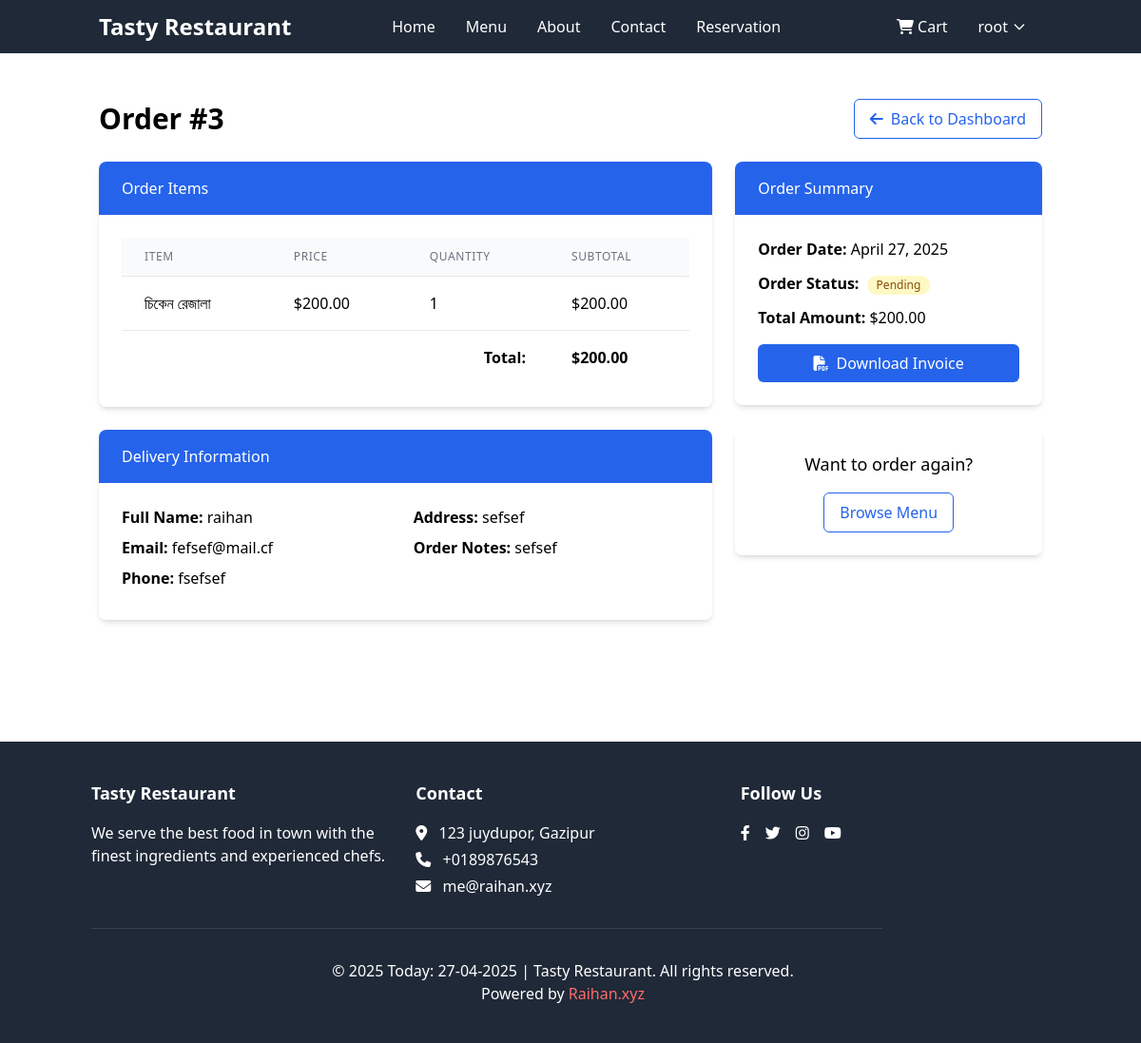
The page /user/order-detail/3/ (signed in) on the database its author committed.
### user/models.py (models this page shows, shortened)
class Order(models.Model):
    STATUS_CHOICES = (
        ('pending', 'Pending'),
        ('processing', 'Processing'),
        ('completed', 'Completed'),
        ('cancelled', 'Cancelled'),
    )
    user = models.ForeignKey(User, on_delete=models.CASCADE, related_name='orders')
    full_name = models.CharField(max_length=100)
    email = models.EmailField()
    phone = models.CharField(max_length=20)
    address = models.TextField()
    order_notes = models.TextField(blank=True)
    total_amount = models.DecimalField(max_digits=10, decimal_places=2)
    status = models.CharField(max_length=20, choices=STATUS_CHOICES, default='pending')
    created_at = models.DateTimeField(auto_now_add=True)
    updated_at = models.DateTimeField(auto_now=True)

class OrderItem(models.Model):
    order = models.ForeignKey(Order, on_delete=models.CASCADE, related_name='items')
    menu_item = models.ForeignKey(MenuItem, on_delete=models.CASCADE)
    quantity = models.PositiveIntegerField(default=1)
    price = models.DecimalField(max_digits=10, decimal_places=2)
    @property
    def subtotal(self):
        return self.price * self.quantity

### home/models.py (models this page shows, shortened)
class MenuItem(models.Model):
    name = models.CharField(max_length=100)
    slug = models.SlugField(unique=True, blank=True)
    category = models.ForeignKey(Category, on_delete=models.CASCADE, related_name='menu_items')
    description = models.TextField()
    price = models.DecimalField(max_digits=10, decimal_places=2)
    image = models.ImageField(upload_to='menu_items/')
    is_available = models.BooleanField(default=True)
    is_featured = models.BooleanField(default=False)
    created_at = models.DateTimeField(auto_now_add=True)
    updated_at = models.DateTimeField(auto_now=True)

### user/views.py (the view)
# urls.py: path('order-detail/<int:order_id>/', views.order_detail, name='order_detail'),
@login_required
def order_detail(request, order_id):
    order = get_object_or_404(Order, id=order_id, user=request.user)
    context = {
        'order': order,
    }
    return render(request, 'user/order_detail.html', context)

### templates/user/order_detail.html (shortened to what this page needs)
{% extends 'base.html' %}
{% block content %}
    <section class="py-12">
        <div class="container mx-auto px-4">
            <div class="mb-6 flex flex-col items-start justify-between gap-4 sm:flex-row sm:items-center">
                <h1 class="text-3xl font-bold">Order #{{ order.id }}</h1>
                <a href="{% url 'user:dashboard' %}" class="inline-flex items-center rounded-md border border-blue-600 bg-white px-4 py-2 font-medium text-blue-600 hover:bg-blue-50 focus:outline-none focus:ring-2 focus:ring-blue-500 focus:ring-offset-2">
                    <i class="fas fa-arrow-left mr-2"></i> Back to Dashboard
                </a>
            </div>
            <div class="flex flex-col gap-6 lg:flex-row">
                <div class="w-full lg:w-2/3">
                    <div class="mb-6 overflow-hidden rounded-lg shadow-md">
                        <div class="bg-blue-600 px-6 py-4">
                            <h5 class="m-0 font-medium text-white">Order Items</h5>
                        </div>
                        <div class="bg-white p-6">
                            <div class="overflow-x-auto">
                                <table class="min-w-full divide-y divide-gray-200">
                                    <thead class="bg-gray-50">
                                        <tr>
                                            <th class="px-6 py-3 text-left text-xs font-medium uppercase tracking-wider text-gray-500">Item</th>
                                            <th class="px-6 py-3 text-left text-xs font-medium uppercase tracking-wider text-gray-500">Price</th>
                                            <th class="px-6 py-3 text-left text-xs font-medium uppercase tracking-wider text-gray-500">Quantity</th>
                                            <th class="px-6 py-3 text-left text-xs font-medium uppercase tracking-wider text-gray-500">Subtotal</th>
                                        </tr>
                                    </thead>
                                    <tbody class="divide-y divide-gray-200 bg-white">
                                        {% for item in order.items.all %}
                                            <tr>
                                                <td class="whitespace-nowrap px-6 py-4">{{ item.menu_item.name }}</td>
                                                <td class="whitespace-nowrap px-6 py-4">${{ item.price }}</td>
                                                <td class="whitespace-nowrap px-6 py-4">{{ item.quantity }}</td>
                                                <td class="whitespace-nowrap px-6 py-4">${{ item.subtotal }}</td>
                                            </tr>
                                        {% endfor %}
                                    </tbody>
                                    <tfoot>
                                        <tr>
                                            <td colspan="3" class="px-6 py-4 text-right font-bold">Total:</td>
                                            <td class="px-6 py-4 font-bold">${{ order.total_amount }}</td>
                                        </tr>
                                    </tfoot>
                                </table>
                            </div>
                        </div>
                    </div>
                    <div class="overflow-hidden rounded-lg shadow-md">
                        <div class="bg-blue-600 px-6 py-4">
                            <h5 class="m-0 font-medium text-white">Delivery Information</h5>
                        </div>
                        <div class="bg-white p-6">
                            <div class="grid grid-cols-1 gap-4 md:grid-cols-2">
                                <div>
                                    <p class="mb-2"><span class="font-semibold">Full Name:</span> {{ order.full_name }}</p>
                                    <p class="mb-2"><span class="font-semibold">Email:</span> {{ order.email }}</p>
                                    <p class="mb-2"><span class="font-semibold">Phone:</span> {{ order.phone }}</p>
                                </div>
                                <div>
                                    <p class="mb-2"><span class="font-semibold">Address:</span> {{ order.address }}</p>
                                    {% if order.order_notes %}
                                        <p class="mb-2"><span class="font-semibold">Order Notes:</span> {{ order.order_notes }}</p>
                                    {% endif %}
                                </div>
                            </div>
                        </div>
                    </div>
                </div>
                <div class="w-full lg:w-1/3">
                    <div class="mb-6 overflow-hidden rounded-lg shadow-md">
                        <div class="bg-blue-600 px-6 py-4">
                            <h5 class="m-0 font-medium text-white">Order Summary</h5>
                        </div>
                        <div class="bg-white p-6">
                            <p class="mb-3"><span class="font-semibold">Order Date:</span> {{ order.created_at|date:"F d, Y" }}</p>
                            <p class="mb-3"><span class="font-semibold">Order Status:</span>
                                <span class="ml-1 inline-flex rounded-full px-2.5 py-0.5 text-xs font-medium
                                    {% if order.status == 'completed' %}bg-green-100 text-green-800
                                    {% elif order.status == 'processing' %}bg-blue-100 text-blue-800
                                    {% elif order.status == 'cancelled' %}bg-red-100 text-red-800
                                    {% else %}bg-yellow-100 text-yellow-800{% endif %}">
                                    {{ order.status|title }}
                                </span>
                            </p>
                            <p class="mb-4"><span class="font-semibold">Total Amount:</span> ${{ order.total_amount }}</p>
                            {% if order.invoice %}
                                <div>
                                    <a href="{% url 'user:download_invoice' order.invoice.id %}" class="inline-flex w-full items-center justify-center rounded-md bg-blue-600 px-4 py-2 font-medium text-white hover:bg-blue-700 focus:outline-none focus:ring-2 focus:ring-blue-500 focus:ring-offset-2">
                                        <i class="fas fa-file-pdf mr-2"></i> Download Invoice
                                    </a>
                                </div>
                            {% endif %}
                        </div>
                    </div>
                    <div class="overflow-hidden rounded-lg shadow-md">
                        <div class="bg-white p-6 text-center">
                            <h5 class="mb-4 text-lg font-medium">Want to order again?</h5>
                            <a href="{% url 'home:menu' %}" class="inline-flex items-center rounded-md border border-blue-600 bg-white px-4 py-2 font-medium text-blue-600 hover:bg-blue-50 focus:outline-none focus:ring-2 focus:ring-blue-500 focus:ring-offset-2">Browse Menu</a>
                        </div>
                    </div>
                </div>
            </div>
        </div>
    </section>
{% endblock %}

### templates/base.html (shortened to what this page needs)
<!DOCTYPE html>
<html lang="en">
<head>
    <script src="https://cdn.tailwindcss.com"></script>
    <link rel="stylesheet" href="https://cdnjs.cloudflare.com/ajax/libs/font-awesome/6.4.0/css/all.min.css">
</head>
<body>
    <nav class="bg-gray-800 text-white">
        <div class="container mx-auto px-4">
            <div class="flex flex-wrap items-center justify-between py-3">
                <a class="font-bold text-2xl" href="{% url 'home:index' %}">Tasty Restaurant</a>
                <div class="hidden lg:flex flex-grow lg:flex-grow-0 w-full lg:w-auto lg:flex-row justify-between" id="navbar-content">
                    <ul class="flex flex-col lg:flex-row lg:mr-auto">
                        <li>
                            <a class="block py-2 px-4 lg:py-1 hover:text-primary {% if request.path == '/' %}text-primary{% endif %}" href="{% url 'home:index' %}">Home</a>
                        </li>
                        <li>
                            <a class="block py-2 px-4 lg:py-1 hover:text-primary {% if '/menu/' in request.path %}text-primary{% endif %}" href="{% url 'home:menu' %}">Menu</a>
                        </li>
                        <li>
                            <a class="block py-2 px-4 lg:py-1 hover:text-primary {% if '/about/' in request.path %}text-primary{% endif %}" href="{% url 'home:about' %}">About</a>
                        </li>
                        <li>
                            <a class="block py-2 px-4 lg:py-1 hover:text-primary {% if '/contact/' in request.path %}text-primary{% endif %}" href="{% url 'home:contact' %}">Contact</a>
                        </li>
                        <li>
                            <a class="block py-2 px-4 lg:py-1 hover:text-primary {% if '/reservation/' in request.path %}text-primary{% endif %}" href="{% url 'home:reservation' %}">Reservation</a>
                        </li>
                    </ul>
                </div>
                <div>
                    <ul class="flex flex-col lg:flex-row">
                        {% if user.is_authenticated %}
                            <li class="relative">
                                <a class="block py-2 px-4 lg:py-1 hover:text-primary {% if '/user/cart/' in request.path %}text-primary{% endif %}" href="{% url 'user:cart' %}">
                                    <i class="fas fa-shopping-cart"></i> Cart
                                </a>
                            </li>
                            <li class="relative" x-data="{ open: false }">
                                <button @click="open = !open" class="flex items-center py-2 px-4 lg:py-1 hover:text-primary">
                                    {{ user.username }}
                                    <svg class="w-4 h-4 ml-1" fill="none" stroke="currentColor" viewBox="0 0 24 24">
                                        <path stroke-linecap="round" stroke-linejoin="round" stroke-width="2" d="M19 9l-7 7-7-7"></path>
                                    </svg>
                                </button>
                            </li>
                        {% endif %}
                    </ul>
                </div>
            </div>
        </div>
    </nav>
    {% block content %}{% endblock %}
    <footer class="bg-gray-800 text-white mt-20 py-10">
        <div class="container mx-auto px-4 ml-20">
            <div class="grid grid-cols-1 md:grid-cols-3 gap-8 ">
                <div>
                    <h5 class="text-lg font-semibold mb-4">Tasty Restaurant</h5>
                    <p>We serve the best food in town with the finest ingredients and experienced chefs.</p>
                </div>
                <div>
                    <h5 class="text-lg font-semibold mb-4">Contact</h5>
                    <p class="mb-1">
                        <i class="fas fa-map-marker-alt mr-2"></i> 123 juydupor, Gazipur
                    </p>
                    <p class="mb-1">
                        <i class="fas fa-phone mr-2"></i> +0189876543
                    </p>
                    <p>
                        <i class="fas fa-envelope mr-2"></i> me@raihan.xyz
                    </p>
                </div>
                <div>
                    <h5 class="text-lg font-semibold mb-4">Follow Us</h5>
                    <div class="flex space-x-4">
                        <a href="#" class="text-white hover:text-primary"><i class="fab fa-facebook-f"></i></a>
                        <a href="#" class="text-white hover:text-primary"><i class="fab fa-twitter"></i></a>
                        <a href="#" class="text-white hover:text-primary"><i class="fab fa-instagram"></i></a>
                        <a href="#" class="text-white hover:text-primary"><i class="fab fa-youtube"></i></a>
                    </div>
                </div>
            </div>
            <hr class="my-8 border-gray-700 mr-[10rem]">
            <div class="text-center">
                <p>&copy; {% now "Y" %} Today: {% now "d-m-Y" %} | Tasty Restaurant. All rights reserved.</p>
                <p>Powered by <a href="https://raihan.xyz" class="text-primary hover:text-primary-dark">Raihan.xyz</a></p>
            </div>
        </div>
    </footer>
</body>
</html>

### rows shown on the page
Order: id "3", total_amount "200.00", full_name "raihan", email "fefsef@mail.cf", phone "fsefsef", address "sefsef", order_notes "sefsef", created_at "April 27, 2025", status "Pending"
OrderItem: menu_item.name "চিকেন রেজালা", price "200.00", quantity "1", subtotal "200.00"

### other values the page prints
{{ user.username }} "root"
